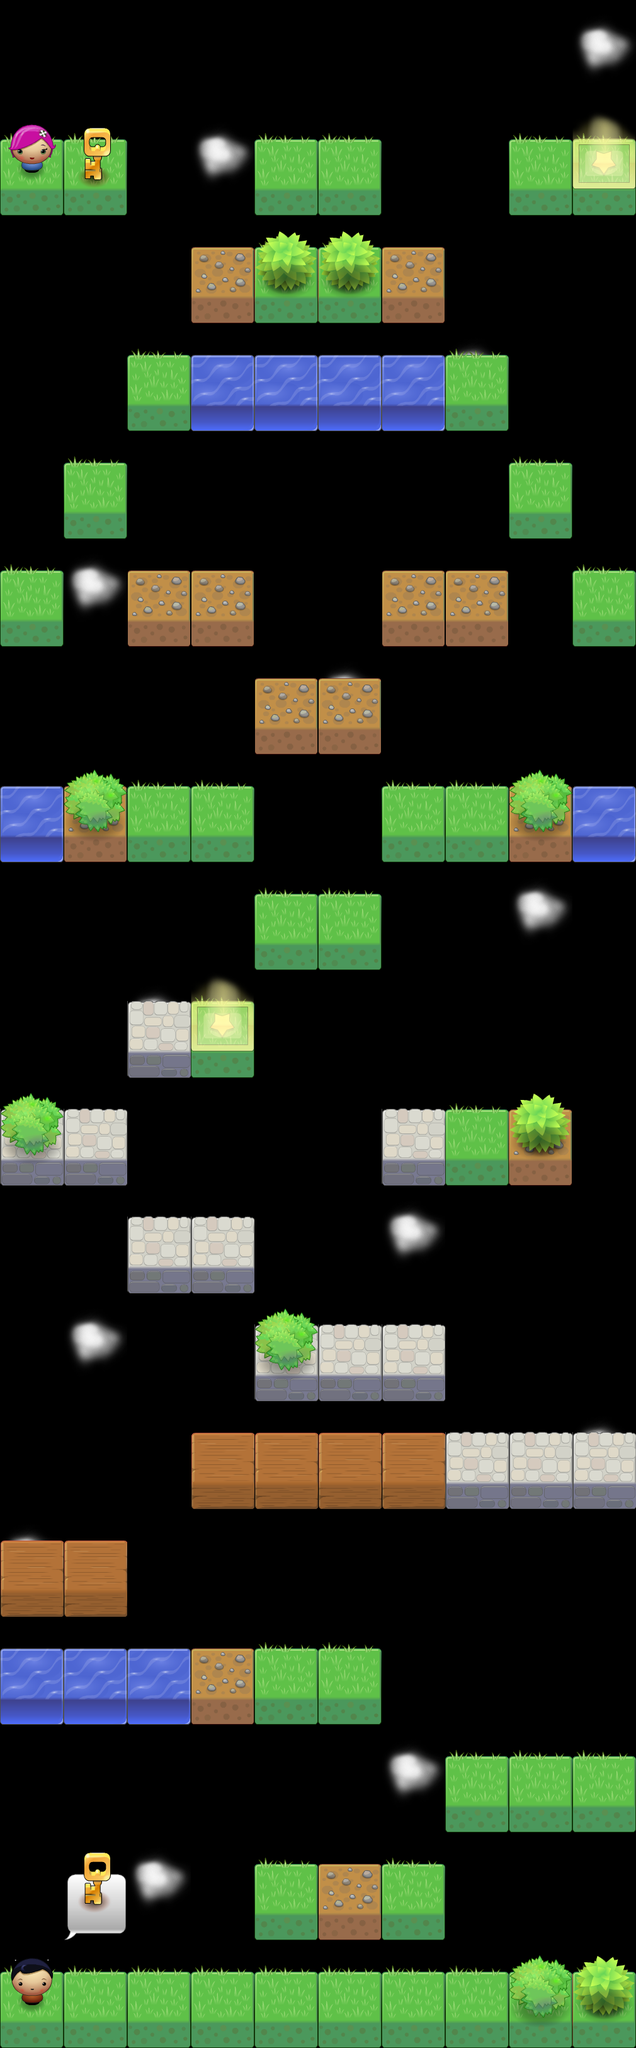

A 2D game scene composited from a Tiled map and its tileset images. What follows is a short description and the map's XML, with each tile layer's data collapsed to a summary:
An orthogonal 10x19 tile map with 101x171 px tiles, 5 tile layers (clouds, blocks, foreblocks, most fore, ...).

<map version="1.0" orientation="orthogonal" width="10" height="19" tilewidth="101" tileheight="171">
 <properties>
  <property name="TilesetFrom" value="www.lostgarden.com" />
  <property name="background_color" value="#FFCC00" />
  <property name="levelName" value="Introduction" />
 </properties>
 <tileset firstgid="1" name="tiles" tilewidth="101" tileheight="171">
  <image source="tiles.png" width="1313" height="179" />
 </tileset>
 <layer name="clouds" width="10" height="19">
  <data>[190 cells, 13 non-empty, 1 distinct tile ids]</data>
 </layer>
 <layer name="blocks" width="10" height="19">
  <data>[190 cells, 79 non-empty, 5 distinct tile ids]</data>
 </layer>
 <layer name="foreblocks" width="10" height="19">
  <data>[190 cells, 9 non-empty, 2 distinct tile ids]</data>
 </layer>
 <layer name="most fore" width="10" height="19">
  <data>[190 cells, 3 non-empty, 2 distinct tile ids]</data>
 </layer>
 <layer name="interaction" width="10" height="19">
  <data>[190 cells, 4 non-empty, 3 distinct tile ids]</data>
 </layer>
</map>
